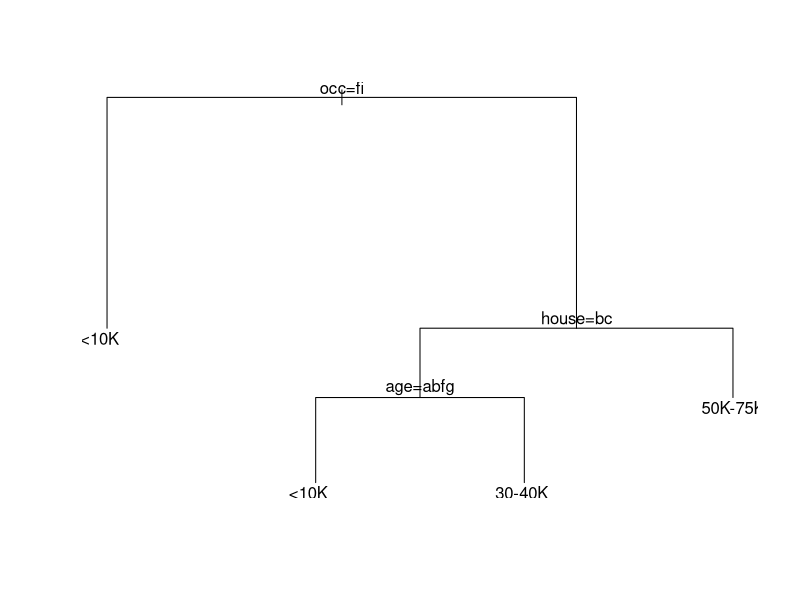

R code for this plot:
## ---- chunk 1
library(rpart)
    Income=read.csv("Income_Data.txt")
    ModIncome=data.frame(Inc=Income$X9,sex=Income$X2,marital=Income$X1,age=Income$X5,edu=Income$X4,occ=Income$X5.1,dwelltime=Income$X5.2,dual=Income$X3,hh=Income$X3.1,hh18=Income$X0,house=Income$X1.1,hometype=Income$X1.2,Ethnic=Income$X7,lang=Income$NA.)
    
    Inc=factor(ModIncome$Inc, levels=1:9, labels=c("<10K","10-15K","15-20K","20-25K","25-30K","30-40K","40-50K","50K-75K",">75K"))
    sex=factor(ModIncome$sex, levels=1:2, labels=c("Male","Female"))
    marital=factor(ModIncome$marital, levels=1:5,labels=c("Married","live-in","Divorced","Seperated","Single"))
    age=factor(ModIncome$age,levels=1:7,labels=c("14-17","18-24","25-34","35-44","45-54","55-64","over 65"))
    edu=factor(ModIncome$edu,levels=1:6,labels=c("less grade 8","grade 9-11","grad high","1-3 college","College grad","Grad"))
    occ=factor(ModIncome$occ,levels=1:9,labels=c("Professional","Sales","laborer","Clerk","Home","Student","Military","Retired","Unemployed"))
    dwelltime=factor(ModIncome$dwelltime,levels=1:5,labels=c("<1year","1-3 years","4-6 years","7-10 years",">10 years"))
    dual=factor(ModIncome$dual, levels=1:3, labels=c("Not Married","Yes","No"))
    hh=factor(ModIncome$hh, levels=1:9, labels=c("1","2","3","4","5","6","7","8",">9"))
    hh18=factor(ModIncome$hh18, levels=1:9, labels=c("1","2","3","4","5","6","7","8",">9"))
    house=factor(ModIncome$house, levels=1:3, labels=c("Own","Rent","Live with family"))
    hometype=factor(ModIncome$house,levels=1:5, labels =c("House","Condo","Apa","Mobile","Other"))
    ethnic=factor(ModIncome$Ethnic, levels=1:8, labels=c("American Ind","Asian","Black","East indian","Hispanic","Pacific Island","White","Other"))
    lang=factor(ModIncome$lang,levels=1:3, labels=c("English","Spanish","Other"))
    
    FinalInc=data.frame(Inc=Inc,sex=sex,marital=marital,age=age,edu=edu,occ=occ, dwelltime=dwelltime, dual=dual, hh=hh, hh18=hh18,house=house, hometype=hometype,ethnic=ethnic, lang=lang)
    
    incfit=rpart(Inc~.-Inc,FinalInc)
    plot(incfit)
    text(incfit)
    summary(incfit)
## ---- chunk 2
    mydata=data.frame(Inc=" ",sex="Male",marital="Married",age="35-44",edu="Grad",occ="Professional",dwelltime="1-3 years",dual="No",hh="3",hh18="3",house="Own",hometype="House",ethnic="Asian",lang="Other")
    tree.pred=predict(incfit,mydata, type="class")
    tree.pred
